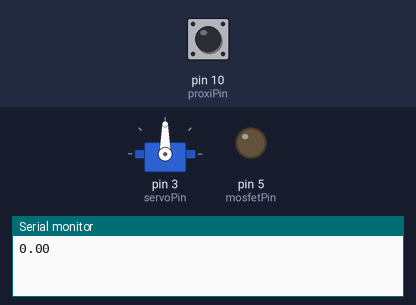
Simulated run of this sketch. Board: Arduino Uno, built with avr-gcc and run on an emulated ATmega328P. On the bench: servo, output pins drawn as LEDs (lit = HIGH), the last lines printed to the serial monitor. The test bench sets the inputs (shaded band); at power-on: pin 10 (proxiPin) LOW.

Above: at 1.7 s.
1.8 s: pin 10 (proxiPin) pulsed HIGH 2 times (0.12 s each, 0.3 s apart)
At 3.0 s:
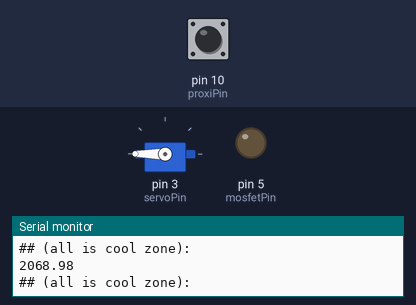
Timing chart, 0 to 4.8 s (numbered marks = the images above; inputs shaded):
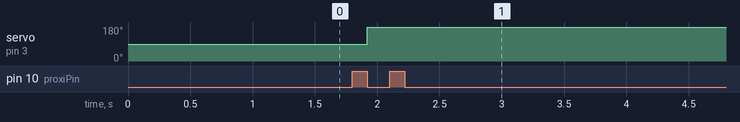

Measured:
- after the input at 1.8 s, servo on pin 3 (servoPin): 90° → 180° after 0.12 s

The sketch:

anxious_lamp.ino
```cpp
#include "RunningMedian.h"
#include <Servo.h>
#include "aktor.cpp"
#include "flasher.cpp"

// assign pins to variables
const int servoPin = 3;
const int mosfetPin = 5;
const int proxiPin = 10;


// objects
RunningMedian samples = RunningMedian(23); // how many samples, lower number = faster
Aktor aktor(15);
Flasher mosfet(mosfetPin, 20, 20);

// sensor values
long pulse;

// range for interaction
float zone_anxiety = 70; // in cm
float zone_panic = 30; // where light is off and solenoid crazy fast

// time Variable will change:
long previousMillis = 0;        // will store last time Solenoid was fired

long interval_normal = 1000;           // interval at which to ploing (milliseconds)
long interval_anxious = 100;           // interval at which to ploing (milliseconds)

/*
 * 1000 = normal
 * 100 = anxious
 */

long previousValue = 0; // for metafilter


void setup() {
    Serial.begin(9600); // baud rate, communication with computer over USB
    // set pinModes
    pinMode(proxiPin, INPUT); // activate PULLUP? need to test
    pinMode(mosfetPin, OUTPUT);
    aktor.Attach(servoPin);
    delay(500);
}

// main loop where the action takes place
void loop() {
    unsigned long currentMillis = millis();
    pulse = pulseIn(proxiPin, HIGH);
    samples.add(pulse);

    float median = samples.getMedian();
    median = median/58; // conversion to cm, approximation
    Serial.println(median);

    // metafilter hier
    // special case, if a low value follows a high value
    if(median > previousValue) {


        if(median <= zone_panic)
        {
            mosfet.Go();
            Serial.println("## (panic zone): ");
             aktor.Update(0, millis());
             if( (currentMillis - previousMillis) > interval_anxious) {
                previousMillis = currentMillis;
                // ploing(mosfetPin);
                mosfet.Update();
            }

        } else if(median <= zone_anxiety)
        {
            mosfet.Go();
            Serial.println("## (anxiety zone): ");
            float fadeIn = map(median, zone_panic, zone_anxiety, interval_anxious, interval_normal);
            float angleIn = map(median, zone_panic, zone_anxiety, 30, 180);

            for(int i = angleIn; i<180; i++) {
                aktor.Update(i, millis());
            }
            for(int i = 180; i>=angleIn; i--) {
                aktor.Update(i, millis());
            }
            if( (currentMillis - previousMillis) > fadeIn) {
                previousMillis = currentMillis;
                // ploing(mosfetPin);
                mosfet.Update();
            }
        } else
        {
            mosfet.Stop();
            mosfet.Update();
            Serial.println("## (all is cool zone): ");
            aktor.Update(180, millis());
        }
    }
    previousValue = median;
} // end loop

void ploing(int pin) {
    digitalWrite(pin, LOW);
    delay(40);
    digitalWrite(pin, HIGH);
    delay(50);
    digitalWrite(pin, LOW);
}

void heartBeat(int pin)  {
    ploing(pin);
    ploing(pin);
}
```

aktor.cpp
```cpp
//#include <Arduino.h> ??? should be able to deal without this
#include <Servo.h>

class Aktor {
    Servo           servo;            // the servo
    int             pos;              // current servo position
    int             increment;        // increment to move for each interval
    int             updateInterval;   // interval between updates
    unsigned long   lastUpdate;       // last update of position

    public:
        Aktor(int interval) {
            updateInterval = interval;
        }

        void Attach(int pin) {
            servo.attach(pin);
        }

        void Detach() {
            servo.detach();
        }

        void Update(int pos, unsigned long millis) {
            // time to update
            if((millis - lastUpdate) > updateInterval) {
                lastUpdate = millis;
                servo.write(pos);
            }
        }
}; // end public
```

flasher.cpp
```cpp
#include <Arduino.h>
class Flasher
{
	// this class can handle "things" like LEDs or anything connected to a MOSFET (motor, solenoid)
	int flasherPin;      // the number of the LED pin
	long OnTime;     // milliseconds of on-time
	long OffTime;    // milliseconds of off-time

	// These maintain the current state
	int flasherState;             		// flasherState used to set the LED
	unsigned long previousMillis;  	// will store last time LED was updated
	bool running = false;

  // Constructor - creates a Flasher
  // and initializes the member variables and state
  public:
  Flasher(int pin, long on, long off)
  {
	flasherPin = pin;
	pinMode(flasherPin, OUTPUT);

	OnTime = on;
	OffTime = off;

	flasherState = LOW;
	previousMillis = 0;
  }

  void Update()
  {
  	if(running) {
	    // check to see if it's time to change the state of the LED
	    unsigned long currentMillis = millis();

	    if((flasherState == HIGH) && (currentMillis - previousMillis >= OnTime))
	    {
	    	flasherState = LOW;  // Turn it off
	      previousMillis = currentMillis;  // Remember the time
	      digitalWrite(flasherPin, flasherState);  // Update the actual LED
	    }
	    else if ((flasherState == LOW) && (currentMillis - previousMillis >= OffTime))
	    {
	      flasherState = HIGH;  // turn it on
	      previousMillis = currentMillis;   // Remember the time
	      digitalWrite(flasherPin, flasherState);	  // Update the actual LED
	    }
    } else {
    	digitalWrite(flasherPin, LOW);
    }
  }

  void Go()
  {
  	running = true;
  }

  void Stop()
  {
  	running = false;
  }
};
```
